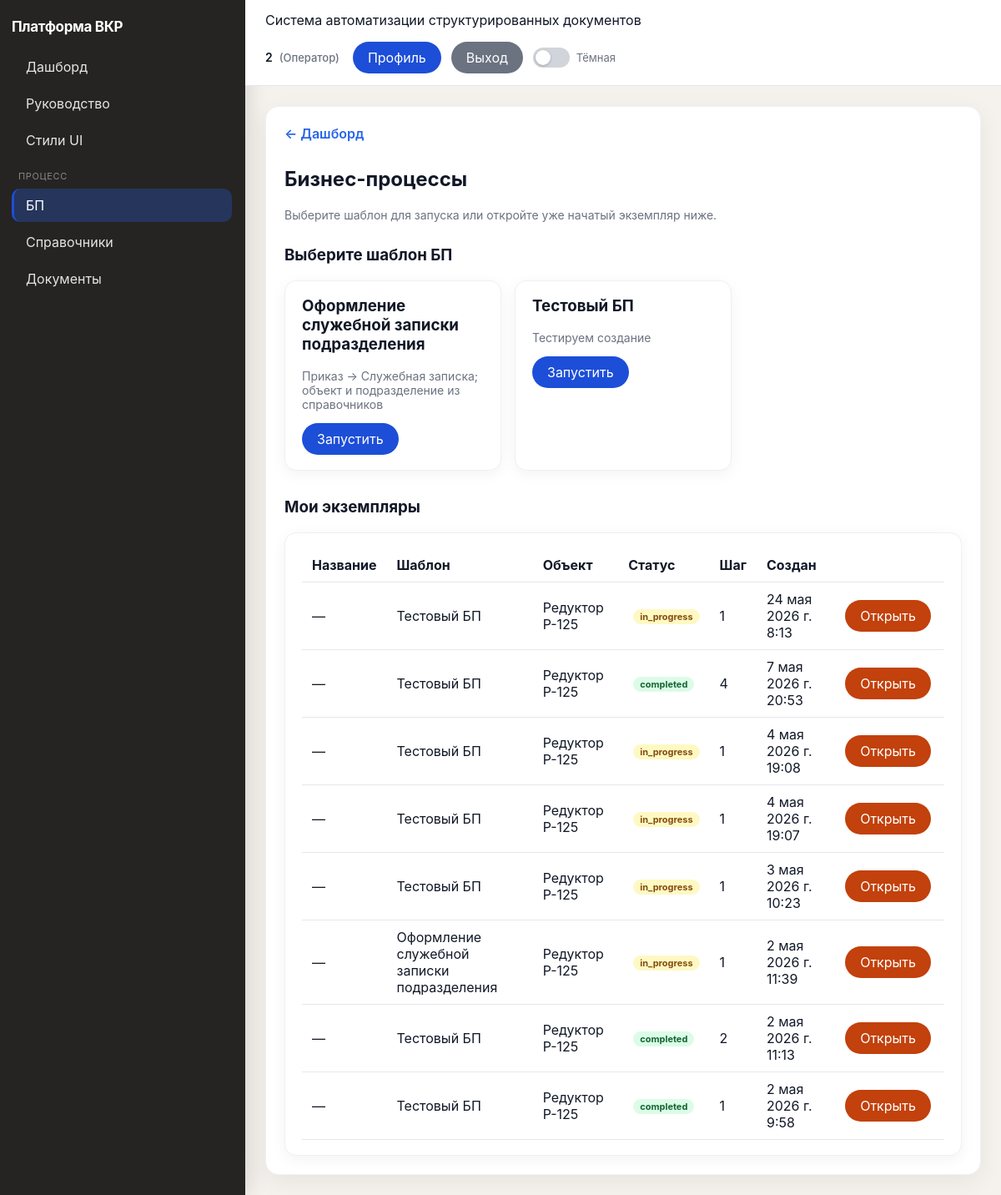
/ui/bpm/run/ (signed in), run on the app's committed database.
### apps/users/models.py (models this page shows, shortened)
class Users(models.Model):
    user_id = models.BigAutoField(primary_key=True)
    login = models.CharField(max_length=150, unique=True)
    full_name = models.CharField(max_length=255)
    password = models.CharField(max_length=255, default="changeme")
    password_hash = models.CharField(max_length=255, blank=True)
    role_id = models.ForeignKey("roles.Roles", on_delete=models.PROTECT, related_name="users")
    class Meta:
        db_table = "Users"

### apps/roles/models.py (models this page shows, shortened)
class Roles(models.Model):
    role_id = models.BigAutoField(primary_key=True)
    role_name = models.CharField(max_length=50, unique=True)
    description = models.TextField(blank=True)
    class Meta:
        db_table = "Roles"

### apps/bpm/models.py (models this page shows, shortened)
class BusinessProcessTemplate(models.Model):
    bpt_id = models.BigAutoField(primary_key=True)
    name = models.CharField(max_length=255)
    description = models.TextField(blank=True)
    legacy_process = models.ForeignKey(
        "processes.Processes",
        on_delete=models.PROTECT,
        related_name="business_templates",
        help_text="Процесс из базовой модели: нужен для совместимости с Documents.process_id",
    )
    objects_dictionary = models.ForeignKey(
        "ReferenceDictionary",
        on_delete=models.SET_NULL,
        null=True,
        blank=True,
        related_name="bpm_templates_as_objects",
        help_text="Справочник объектов: запись при запуске БП становится производственным объектом документов.",
    )
    class Meta:
        db_table = "BusinessProcessTemplates"

class BusinessProcessInstance(models.Model):
    STATUS_DRAFT = "draft"
    STATUS_IN_PROGRESS = "in_progress"
    STATUS_COMPLETED = "completed"
    STATUS_CHOICES = (
        (STATUS_DRAFT, "draft"),
        (STATUS_IN_PROGRESS, "in_progress"),
        (STATUS_COMPLETED, "completed"),
    )
    bpi_id = models.BigAutoField(primary_key=True)
    instance_name = models.CharField(
        max_length=255,
        blank=True,
        help_text="Название экземпляра БП, которое задаёт оператор при запуске.",
    )
    business_process_template = models.ForeignKey(
        BusinessProcessTemplate,
        on_delete=models.PROTECT,
        related_name="instances",
    )
    user = models.ForeignKey("users.Users", on_delete=models.PROTECT, related_name="bpm_instances")
    production_object = models.ForeignKey(
        "templates_cfg.ProductionObjects",
        on_delete=models.PROTECT,
        related_name="bpm_instances",
    )
    legacy_process = models.ForeignKey(
        "processes.Processes",
        on_delete=models.PROTECT,
        related_name="bpm_instances",
        help_text="Дублирует шаблон: для поля Documents.process_id",
    )
    status = models.CharField(max_length=20, choices=STATUS_CHOICES, default=STATUS_IN_PROGRESS)
    current_step_order = models.PositiveIntegerField(default=1)
    context_json = models.TextField(default="{}")
    dictionary_lookup_key = models.CharField(
        max_length=255,
        blank=True,
        help_text="Ключ поиска в справочнике (например название подразделения)",
    )
    dictionary_record = models.ForeignKey(
        DictionaryRecord,
        on_delete=models.SET_NULL,
        null=True,
        blank=True,
        related_name="bpm_instances",
        help_text="Выбранная запись справочника при запуске БП",
    )
    created_at = models.DateTimeField(auto_now_add=True)
    class Meta:
        db_table = "BusinessProcessInstances"
        ordering = ("-created_at",)

### apps/templates_cfg/models.py (models this page shows, shortened)
class ProductionObjects(models.Model):
    object_id = models.BigAutoField(primary_key=True)
    object_type = models.CharField(max_length=255)
    name = models.CharField(max_length=255)
    source_record = models.ForeignKey(
        "bpm.DictionaryRecord",
        on_delete=models.SET_NULL,
        null=True,
        blank=True,
        related_name="production_objects",
        help_text="Если задано — объект создан из записи справочника.",
    )
    class Meta:
        db_table = "ProductionObjects"

### apps/bpm/views.py (the view)
# urls.py: path("ui/bpm/run/", UIBPMOperatorHubView.as_view(), name="ui-bpm-operator-hub"),
class UIBPMOperatorHubView(LoginRequiredRoleMixin, View):
    allowed_roles = OperatorBPMPermission.allowed_roles
    def get(self, request):
        templates = BusinessProcessTemplate.objects.select_related("legacy_process").all()
        instances = (
            BusinessProcessInstance.objects.filter(user=request.enterprise_user)
            .select_related("business_process_template", "production_object")
            .order_by("-created_at")[:50]
        )
        return render(
            request,
            "ui/bpm/operator/hub.html",
            {"templates": templates, "instances": instances},
        )

### apps/users/context_processors.py (called while the page is built)
def current_enterprise_user(request):
    return {"current_enterprise_user": get_request_user(request)}

### apps/users/permissions.py (called while the page is built)
def get_request_user(request):
    params = getattr(request, "query_params", getattr(request, "GET", {}))
    user_id = request.session.get("user_id") or request.headers.get("X-User-Id") or params.get("user_id")
    if not user_id:
        return None
    try:
        return Users.objects.select_related("role_id").get(user_id=user_id)
    except Users.DoesNotExist:
        return None

### apps/users/templatetags/ui_labels.py (called while the page is built)
@register.filter
def role_ru(value):
    return ROLE_LABELS.get(value, value)

### apps/users/ui_permissions.py (called while the page is built)
    @method_decorator(csrf_protect)
    def dispatch(self, request, *args, **kwargs):
        user = get_request_user(request)
        if not user:
            return redirect("login-page")
        request.enterprise_user = user
        if self.allowed_roles and user.role_id.role_name not in self.allowed_roles:
            return redirect("dashboard")
        return super().dispatch(request, *args, **kwargs)

### templates/ui/bpm/operator/hub.html
{% extends "ui/base.html" %}
{% block content %}
<a class="back-link" href="/">← Дашборд</a>
<h2>Бизнес-процессы</h2>
<p class="text-muted">Выберите шаблон для запуска или откройте уже начатый экземпляр ниже.</p>
<h3 id="choose-template" style="margin-top:28px;">Выберите шаблон БП</h3>
<div class="cards-row">
  {% for t in templates %}
  <div class="card hover">
    <h3 style="margin-top:0;">{{ t.name }}</h3>
    <p class="text-muted">{{ t.description|truncatewords:22 }}</p>
    <a href="{% url 'ui-bpm-start-instance' bpt_id=t.bpt_id %}" class="btn btn-save btn-pill">Запустить</a>
  </div>
  {% empty %}
  <div class="alert alert-info">Шаблоны БП ещё не созданы специалистом.</div>
  {% endfor %}
</div>
<h3 style="margin-top:32px;">Мои экземпляры</h3>
<div class="card">
  <table class="zebra">
    <thead><tr><th>Название</th><th>Шаблон</th><th>Объект</th><th>Статус</th><th>Шаг</th><th>Создан</th><th></th></tr></thead>
    <tbody>
    {% for i in instances %}
      <tr>
        <td>{{ i.instance_name|default:"—" }}</td>
        <td>{{ i.business_process_template.name }}</td>
        <td>{{ i.production_object.name }}</td>
        <td><span class="badge badge-{{ i.status }}">{{ i.status }}</span></td>
        <td>{{ i.current_step_order }}</td>
        <td>{{ i.created_at }}</td>
        <td><a href="{% url 'ui-bpm-instance-wizard' bpi_id=i.bpi_id %}" class="btn btn-edit btn-inline btn-pill">Открыть</a></td>
      </tr>
    {% empty %}
      <tr><td colspan="7">Нет экземпляров</td></tr>
    {% endfor %}
    </tbody>
  </table>
</div>
{% endblock %}

### templates/ui/base.html (shortened to what this page needs)
<!doctype html>
<html lang="ru">
<head>
</head>
{% load ui_labels %}
<body>
<div class="layout">
    <aside class="sidebar">
        <div class="brand">Платформа ВКР</div>
        <nav class="menu">
            <a href="/" class="{% if request.path == '/' %}active{% endif %}">Дашборд</a>
            <a href="/ui/help/" class="{% if '/ui/help/' in request.path %}active{% endif %}">Руководство</a>
            {% if current_enterprise_user %}
            <a href="{% url 'ui-system-styleguide' %}" class="{% if '/ui/system/styleguide' in request.path %}active{% endif %}">Стили UI</a>
                {% if current_enterprise_user.role_id.role_name == "ADMIN" %}
                    <div class="menu-title">Основное</div>
                    <a href="/ui/users/" class="{% if '/ui/users/' in request.path %}active{% endif %}">Пользователи</a>
                    <a href="/ui/roles/" class="{% if '/ui/roles/' in request.path %}active{% endif %}">Роли</a>
                    <a href="/ui/documents/" class="{% if '/ui/documents/' in request.path %}active{% endif %}">Документы</a>
                    <div class="menu-title">Контроль</div>
                    <a href="/ui/logs/" class="{% if '/ui/logs/' in request.path %}active{% endif %}">Журнал операций</a>
                {% else %}
                    <div class="menu-title">Процесс</div>
                    <a href="/ui/bpm/run/" class="{% if '/ui/bpm/run' in request.path or '/ui/bpm/start' in request.path or '/ui/bpm/instance/' in request.path %}active{% endif %}">БП</a>
                    <a href="/ui/bpm/dictionaries/" class="{% if '/ui/bpm/dictionaries' in request.path %}active{% endif %}">Справочники</a>
                    <a href="/ui/documents/" class="{% if '/ui/documents/' in request.path %}active{% endif %}">Документы</a>
                {% endif %}
            {% endif %}
        </nav>
    </aside>
    <main class="main">
        <div class="topbar">
            <div>
                Система автоматизации структурированных документов
            </div>
            <div class="topbar-user">
                {% if current_enterprise_user %}
                    <span class="topbar-user-meta">
                        <strong>{{ current_enterprise_user.full_name }}</strong>
                        <span class="topbar-user-role">({{ current_enterprise_user.role_id.role_name|role_ru }})</span>
                    </span>
                    <div class="topbar-actions">
                        <a href="/profile/" class="btn btn-save btn-pill btn-inline">Профиль</a>
                        <a href="/logout/" class="btn btn-back btn-pill btn-inline">Выход</a>
                        <label class="theme-toggle" title="Тёмная тема">
                            <span class="theme-toggle-track" aria-hidden="true"></span>
                            <span class="theme-toggle-label">Тёмная</span>
                        </label>
                    </div>
                {% else %}
                    <a href="/login/" class="btn btn-save btn-pill">Вход</a>
                {% endif %}
            </div>
        </div>
        <div class="content">
            <div class="panel">
                {% block content %}{% endblock %}
            </div>
        </div>
    </main>
</div>
</body>
</html>

### templates/ui/base.html (style rules this page uses)
:root { --bg: #f5f2ed; --sidebar-bg: #252423; --sidebar-text: #e8e6e3; --card: #ffffff; --border: #e5e7eb; --card-border: #eef0f4; --topbar-bg: #ffffff; --text: #111827; --muted: #6b7280; --save: #1d4ed8; --edit: #c2410c; --delete: #b91c1c; --back: #6b7280; --info: #2563eb; --ok: #16a34a; --warn: #ca8a04; --err: #dc2626; --link: #2563eb; --row-hover: #f8fafc; --input-bg: #ffffff; --input-border: #d1d5db; --field-border: #f1f5f9; --readonly-bg: #f8fafc; --readonly-text: #334155; --panel-shadow: rgba(15, 23, 42, 0.06); --card-shadow: rgba(15, 23, 42, 0.05); --toggle-track: #d1d5db; --toggle-thumb: #ffffff; --inset-bg: #fafafa; }
body { font-family: -apple-system, BlinkMacSystemFont, "Segoe UI", sans-serif; margin: 0; background:var(--bg); color:var(--text); transition: background .2s, color .2s; }
.layout { display:flex; min-height: 100vh; }
.sidebar { width:264px; background:var(--sidebar-bg); color:var(--sidebar-text); padding:22px 16px 22px 14px; box-shadow: 4px 0 24px rgba(0,0,0,.12); }
.brand { font-weight:700; margin-bottom:18px; letter-spacing:-0.02em; color:#fff; font-size:17px; }
.menu-title { margin:16px 0 8px 8px; color:rgba(255,255,255,.45); font-size:11px; text-transform:uppercase; letter-spacing:.06em; }
.menu a { display:block; padding:10px 12px 10px 14px; text-decoration:none; color:rgba(255,255,255,.88); border-radius:10px; margin-bottom:4px; transition: background .15s; border-left:3px solid transparent; }
.menu a.active { background:rgba(37,99,235,.28); border-left-color:var(--save); color:#fff; }
.main { flex:1; }
.topbar { background:var(--topbar-bg); border-bottom:1px solid var(--border); padding:14px 24px; display:flex; justify-content:space-between; align-items:center; gap:16px; flex-wrap:wrap; transition: background .2s, border-color .2s; }
.topbar-user { display:flex; align-items:center; gap:12px 16px; flex-wrap:wrap; justify-content:flex-end; }
.topbar-user-meta { font-size:14px; line-height:1.35; }
.topbar-user-meta strong { font-weight:600; }
.topbar-user-role { color:var(--muted); font-size:13px; font-weight:500; margin-left:4px; }
.topbar-actions { display:inline-flex; align-items:center; gap:8px; flex-wrap:wrap; }
.theme-toggle { display:inline-flex; align-items:center; gap:8px; cursor:pointer; user-select:none; margin:0; }
.theme-toggle-track { width:44px; height:24px; background:var(--toggle-track); border-radius:999px; position:relative; transition: background .2s; flex-shrink:0; }
.theme-toggle-track::after { content:""; position:absolute; width:18px; height:18px; background:var(--toggle-thumb); border-radius:50%; top:3px; left:3px; transition: transform .2s, background .2s; box-shadow:0 1px 3px rgba(0,0,0,.25); }
.theme-toggle-label { font-size:13px; color:var(--muted); white-space:nowrap; }
.content { padding:24px; }
.panel { background:var(--card); border-radius:16px; padding:22px; box-shadow:0 8px 30px var(--panel-shadow); border:1px solid var(--card-border); transition: background .2s, border-color .2s, box-shadow .2s; }
table { width:100%; border-collapse: collapse; }
th, td { text-align:left; padding:10px 12px; border-bottom:1px solid var(--border); }
.btn { display:inline-block; padding:10px 16px; color:#fff; text-decoration:none; text-align:center; }
.btn-save { background:var(--save); }
.btn-edit { background:var(--edit); color:#fff; }
.btn-back { background:var(--back); color:#fff; }
.btn-inline { width:auto; margin:0 4px 0 0; }
.btn-pill { border-radius: 999px; padding: 9px 18px; }
.card { background:var(--card); border-radius:14px; padding:18px 20px; border:1px solid var(--card-border); box-shadow:0 4px 18px var(--card-shadow); transition: background .2s, border-color .2s, box-shadow .2s; }
.cards-row { display:grid; grid-template-columns: repeat(auto-fill, minmax(260px, 1fr)); gap:16px; }
.text-muted { color:var(--muted); font-size:14px; }
.badge { display:inline-block; padding:2px 8px; border-radius:999px; font-size:11px; font-weight:700; margin-left:6px; }
.badge-in_progress { background:#fef9c3; color:#854d0e; }
.badge-completed { background:#dcfce7; color:#166534; }
.back-link { display:inline-block; margin-bottom:10px; text-decoration:none; color:var(--link); font-weight:600; }

### data on the page
Users: full_name "2", role_id.role_name|role_ru "Оператор"
BusinessProcessTemplate: name "Оформление служебной записки подразделения", description "Приказ → Служебная записка; объект и подразделение из справочников"
BusinessProcessTemplate: name "Тестовый БП", description "Тестируем создание"
BusinessProcessInstance: instance_name "—", business_process_template.name "Тестовый БП", production_object.name "Редуктор Р-125", status "in_progress", current_step_order "1", created_at "24 мая 2026 г. 8:13"
BusinessProcessInstance: instance_name "—", business_process_template.name "Тестовый БП", production_object.name "Редуктор Р-125", status "completed", current_step_order "4", created_at "7 мая 2026 г. 20:53"
BusinessProcessInstance: instance_name "—", business_process_template.name "Тестовый БП", production_object.name "Редуктор Р-125", status "in_progress", current_step_order "1", created_at "4 мая 2026 г. 19:08"
BusinessProcessInstance: instance_name "—", business_process_template.name "Тестовый БП", production_object.name "Редуктор Р-125", status "in_progress", current_step_order "1", created_at "4 мая 2026 г. 19:07"
BusinessProcessInstance: instance_name "—", business_process_template.name "Тестовый БП", production_object.name "Редуктор Р-125", status "in_progress", current_step_order "1", created_at "3 мая 2026 г. 10:23"
BusinessProcessInstance: instance_name "—", business_process_template.name "Оформление служебной записки подразделения", production_object.name "Редуктор Р-125", status "in_progress", current_step_order "1", created_at "2 мая 2026 г. 11:39"
BusinessProcessInstance: instance_name "—", business_process_template.name "Тестовый БП", production_object.name "Редуктор Р-125", status "completed", current_step_order "2", created_at "2 мая 2026 г. 11:13"
BusinessProcessInstance: instance_name "—", business_process_template.name "Тестовый БП", production_object.name "Редуктор Р-125", status "completed", current_step_order "1", created_at "2 мая 2026 г. 9:58"
